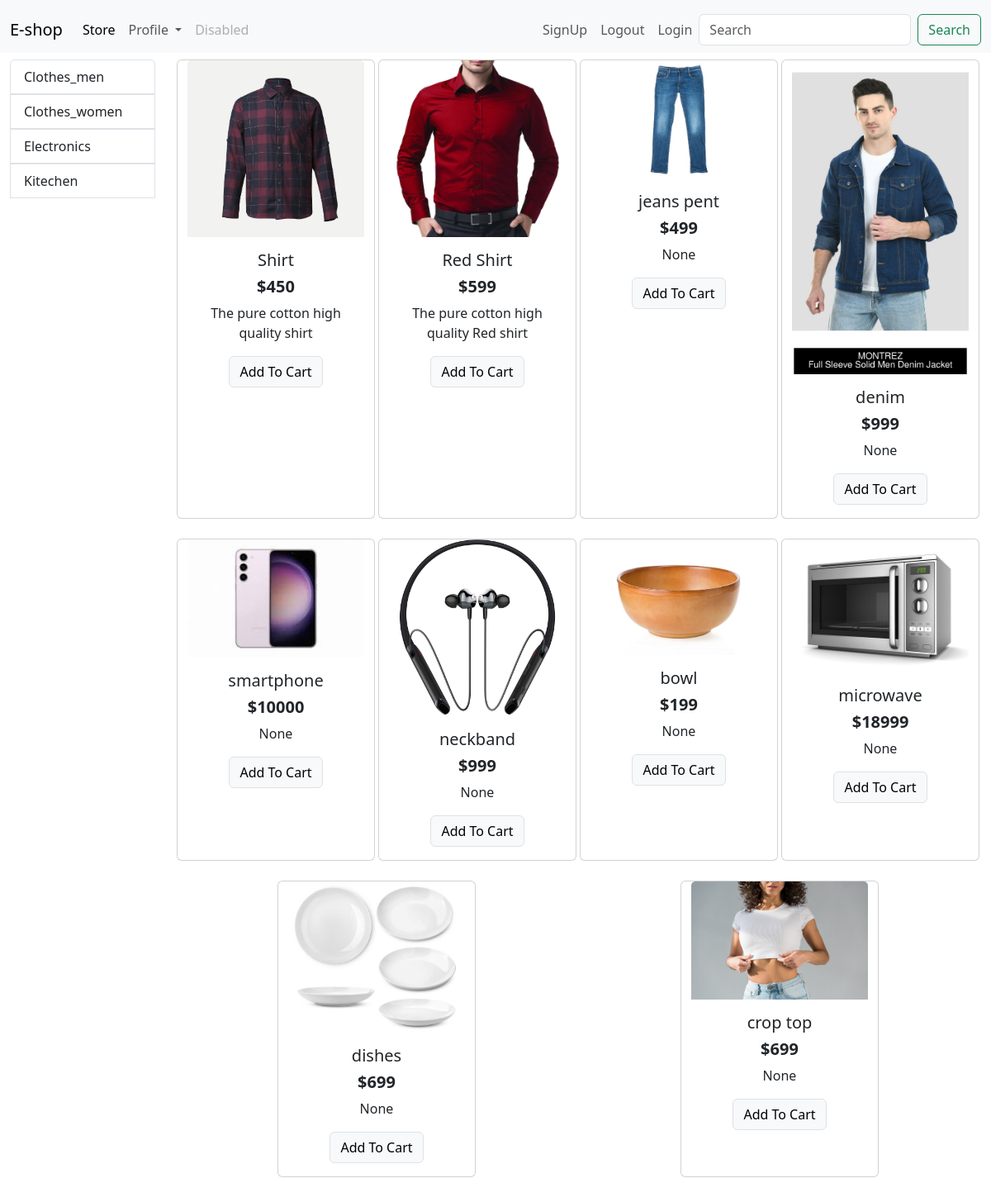
/store/, run on the app's committed database.
### store/models.py (models this page shows, shortened)
class  Category(models.Model):
    name = models.CharField(max_length=20)
    @staticmethod
    def getall_category():
        return Category.objects.all()

class  Product(models.Model):
    name = models.CharField(max_length=50)
    price = models.IntegerField(default=0)
    category = models.ForeignKey(Category, on_delete=models.CASCADE,default=1)
    description = models.CharField(max_length=200,null=True, blank=True,default = '')
    image = models.ImageField(upload_to= 'product_image/')
    @staticmethod
    def getall_prodcuts():
        return Product.objects.all()

### store/views.py (the view)
# urls.py: path('',index, name="homepage"),
def index(request):
    Products = Product.getall_prodcuts()
    Categorys = Category.getall_category()
    data = {}
    data['products'] = Products
    data['Categorys'] = Categorys
    return render(request, 'index.html', data)

### store/templates/index.html (shortened to what this page needs)
{% extends 'header.html' %}
{% block content %}
<div class="contaniner-fluid mt-2">
    <div class="row mx-auto">
        <div class="col-lg-2 ">
            <div class="list-group">
                {% for category in Categorys %}
                <a href="{% url 'get_product_by_category' category.id %}" class="list-group-item list-group-item-action">{{category.name}}</a>
                {% endfor %}
            </div>
        </div>
        <div id="product" class = "col-lg-10">
            <div class="row mx-auto">
                {% for product in products %}
                <div class="card mx-auto mb-4 text-center" style="width: 15rem;">
                    <img src="{{product.image.url}}" class="card-img-top " alt="...">
                    <div class="card-body ">
                        <h5 class="card-title">{{product.name}}</h5>
                        <h5 class="card-title"><b>${{product.price}}</b></h5>
                        <p class="card-text">{{product.description}}</p>
                        <a href="#" class="btn btn-light border btn-sn">Add To Cart</a>
                    </div>
                </div>
                {% endfor %}
            </div>
        </div>
    </div>
</div>
{% endblock %}

### data on the page
Category: name "Clothes_men"
Category: name "Clothes_women"
Category: name "Electronics"
Category: name "Kitechen"
Product: image (picture), name "Shirt", price "450", description "The pure cotton high quality shirt"
Product: image (picture), name "Red Shirt", price "599", description "The pure cotton high quality Red shirt"
Product: image (picture), name "jeans pent", price "499", description "None"
Product: image (picture), name "denim", price "999", description "None"
Product: image (picture), name "smartphone", price "10000", description "None"
Product: image (picture), name "neckband", price "999", description "None"
Product: image (picture), name "bowl", price "199", description "None"
Product: image (picture), name "microwave", price "18999", description "None"
Product: image (picture), name "dishes", price "699", description "None"
Product: image (picture), name "crop top", price "699", description "None"
